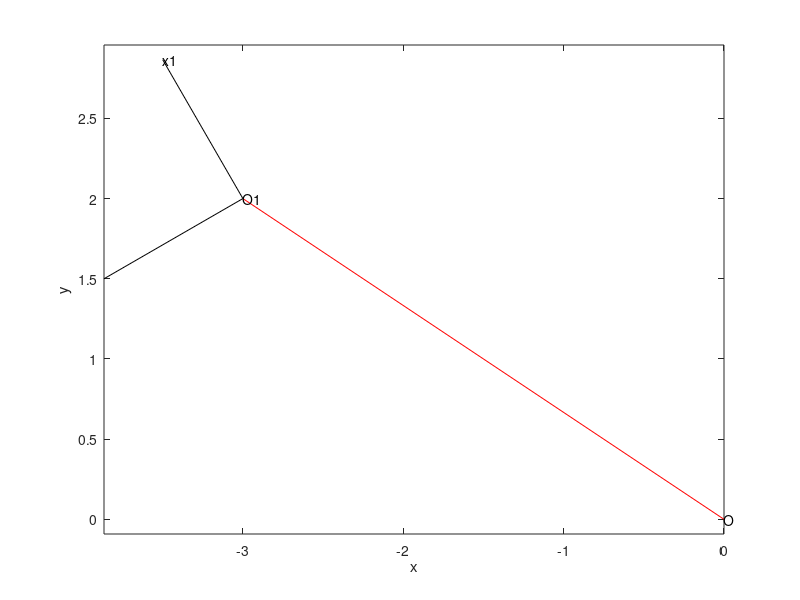

MATLAB code to generate this figure:
p = [-3 2 0]';

x1 = [0; p(1,1)];
y1 = [0; p(2,1)];
plot(x1, y1, 'r')
axis equal 
ylabel('y')
xlabel('x')
text(0,0, 'O')
hold on

OOxx = [ p(1,1) ; p(1,1)+cosd(120) ] ;
OOxy = [ p(2,1) ; p(2,1)+sind(120) ] ;
plot(OOxx,OOxy,'k') % this plots the new x1 axis (with a length of 2)
text(p(1,1)+cosd(120),p(2,1)+sind(120),'x1')
hold on


OOyx = [ p(1,1) ; p(1,1)-cosd(30) ] ;
OOyy = [ p(2,1) ; p(2,1)-sind(30) ] ;
plot(OOyx,OOyy,'k')  % this plots the new y1 axis (with a length of 2)
text(p(1,1)-2*sind(60),p(2,1)-2*cosd(60),'y1')
text(p(1,1),p(2,1),'O1')